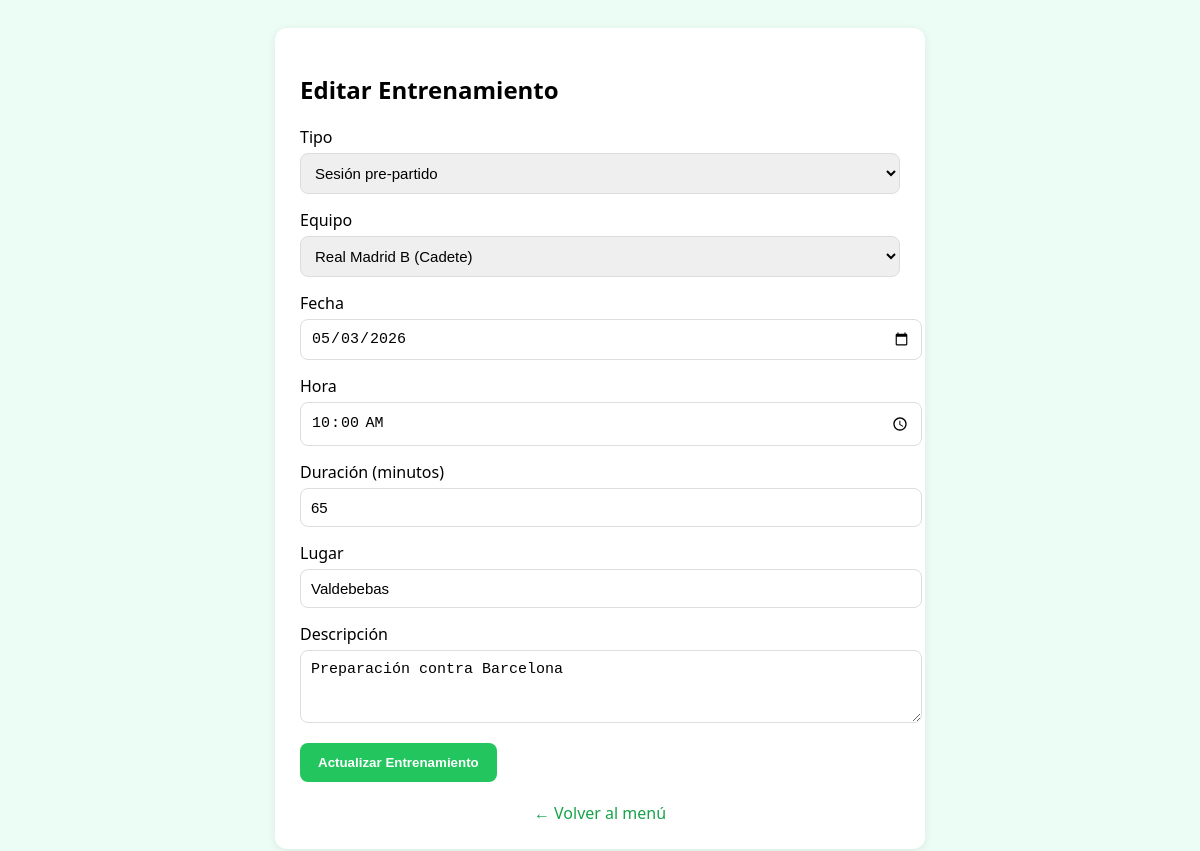
/admin/editar_entrenamiento.php?id=86, run on the app's committed database.
### tables this page shows
CREATE TABLE `entrenamientos` (
  `id` int(11) NOT NULL,
  `club_id` int(11) NOT NULL,
  `titulo` enum('Sesión táctica','Sesión técnica','Sesión pre-partido','Sesión de físico') NOT NULL,
  `descripcion` text DEFAULT NULL,
  `fecha` date NOT NULL,
  `hora` time NOT NULL,
  `duracion` int(11) NOT NULL,
  `num_asistentes` int(11) DEFAULT 0,
  `lugar` varchar(100) DEFAULT NULL,
  `equipo_id` int(11) DEFAULT NULL
);

CREATE TABLE `equipos` (
  `id` int(11) NOT NULL,
  `equipo_id` int(11) DEFAULT NULL,
  `nombre` varchar(100) NOT NULL,
  `categoria` varchar(50) DEFAULT NULL
);

### admin/editar_entrenamiento.php (the view, shortened to what this page needs)
<?php
require_once "../config/conexion.php";
$id = $_GET['id'] ?? null;
$sql = "SELECT * FROM entrenamientos WHERE id = ?";
$stmt = $pdo->prepare($sql);
$stmt->execute([$id]);
$entrenamiento = $stmt->fetch(PDO::FETCH_ASSOC);
?>
<!DOCTYPE html>
<html lang="es">
<head>
    <link rel="stylesheet" href="https://cdnjs.cloudflare.com/ajax/libs/font-awesome/6.0.0/css/all.min.css">
</head>
<body>
    <div class="card-form">
        <h2>Editar Entrenamiento</h2>
        <form method="POST" action="">
            <div class="form-group">
                <label>Tipo</label>
                <select name="titulo" required>
                    <option value="Sesión pre-partido"
                        <?= $entrenamiento['titulo'] == 'Sesión pre-partido' ? 'selected' : '' ?>>Sesión pre-partido
                    </option>
                </select>
            </div>
            <div class="form-group">
                <label>Equipo</label>
                <select name="equipo_id" required>
                    <?php
                    $equipos = $pdo->query("SELECT id, nombre,categoria FROM equipos");
                    while($e = $equipos->fetch(PDO::FETCH_ASSOC)):
                    ?>
                    <option value="<?= $e['id'] ?>" <?= $entrenamiento['equipo_id'] == $e['id'] ? 'selected' : '' ?>>
                        <?= $e['nombre'] ." (" . $e['categoria']. ")"?>
                    </option>
                    <?php endwhile; ?>
                </select>
            </div>
            <div class="form-group">
                <label>Fecha</label>
                <input type="date" name="fecha" value="<?= $entrenamiento['fecha'] ?>" required>
            </div>
            <div class="form-group">
                <label>Hora</label>
                <input type="time" name="hora" value="<?= $entrenamiento['hora'] ?>" required>
            </div>
            <div class="form-group">
                <label>Duración (minutos)</label>
                <input type="number" name="duracion" value="<?= $entrenamiento['duracion'] ?>" required>
            </div>
            <div class="form-group">
                <label>Lugar</label>
                <input type="text" name="lugar" value="<?= $entrenamiento['lugar'] ?>">
            </div>
            <div class="form-group">
                <label>Descripción</label>
                <textarea name="descripcion" rows="3"><?= htmlspecialchars($entrenamiento['descripcion']) ?></textarea>
            </div>
            <button type="submit" class="btn-verde">Actualizar Entrenamiento</button>
        </form>
        <a class="volver" href="menu.php">← Volver al menú</a>
    </div>
</body>
</html>

### admin/editar_entrenamiento.php (style rules this page uses)
body { font-family: 'Segoe UI', sans-serif; background: #ecfdf5; padding: 20px; }
.card-form { background: white; padding: 25px; border-radius: 12px; max-width: 600px; margin: 0 auto; box-shadow: 0 2px 10px rgba(0, 0, 0, 0.08); }
.form-group { margin-bottom: 15px; }
.form-group label { display: block; margin-bottom: 5px; font-weight: 500; }
.form-group input, .form-group select, .form-group textarea { width: 100%; padding: 10px; border: 1px solid #ddd; border-radius: 8px; font-size: 15px; }
.btn-verde { background: #22c55e; color: white; border: none; padding: 12px 18px; border-radius: 8px; cursor: pointer; font-weight: bold; }
.volver { display: block; text-align: center; margin-top: 20px; color: #16a34a; text-decoration: none; }

### data on the page
entrenamientos: titulo "Sesión pre-partido", equipo_id "Real Madrid B (Cadete)", fecha "05/03/2026", hora "10:00:00", duracion "65", lugar "Valdebebas", descripcion "Preparación contra Barcelona"
